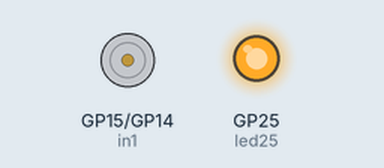
The program below on a simulated Raspberry Pi Pico running MicroPython. Parts: motor-driver pin pairs drawn as motors (green arrow = first pin HIGH = forward, orange = second pin HIGH = backward, longer = more drive), output pins drawn as LEDs (lit = HIGH).

Above: at 0.6 s.
At 8.6 s:
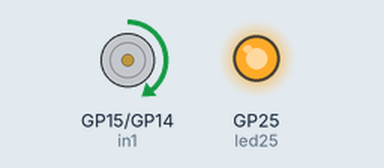
At 18.6 s:
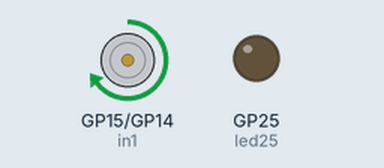
At 38.6 s:
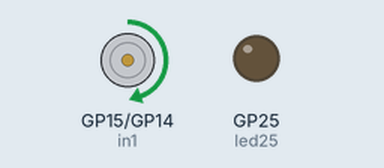
Timing chart, 0 to 40.0 s (numbered marks = the images above):
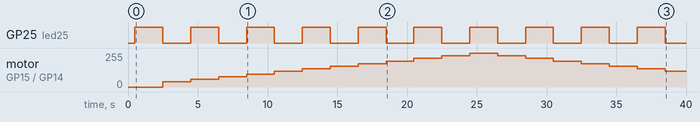

The program:

L298N_DC_motor_PWM.py
```python
from machine import Pin, PWM
from time import sleep

# Hardward Connection Description
# PICO.GP15 <-> L298N.IN1
# PICO.GP14 <-> L298N.IN2
# L298N.12V <-> Power supply or PICO.VBUS
# L298N.ENA jumper connected
# L298N.ENB jumper connected
# L298N.Regulator Enable Jumper connected. Use >6V power on 12V
# When L298N.Regulator Enable Jumper is connected, you can give 5V to outside
in1 = Pin(15, Pin.OUT)
in1.value(0)
in2 = Pin(14, Pin.OUT)
in2.value(0)
sleep(0.5)

in1_pwm = PWM(Pin(15))
in1_pwm.freq(1000)

led25 = Pin(25, Pin.OUT)
delay_sec = 2
# I need to give 5V to L298N with Brushed DC motor type B,
# then the Brushed DC motor can be runned by this code.

A = [0, 10000,15000,20000,25000,30000,35000,40000, 45000, 50000,55000, 60000, 65000,
     60000, 55000,50000,45000,40000,35000,30000,25000,20000,15000,10000]

while True:
    """
    for duty in range(0,65535,10000):
        in1_pwm.duty_u16(duty)
        led25.toggle()
        sleep(delay_sec)
    """
    for duty in A:
        in1_pwm.duty_u16(duty)
        led25.toggle()
        sleep(delay_sec)
```

Measured:
- by itself, GP25 (led25): alternates HIGH for 2.0 s and LOW for 2.0 s
- by itself, motor on GP15 (in1) / GP14 (in2): rises from stopped to forward 253/255 in 22.0 s, then falls to forward 117/255 in 14.0 s
